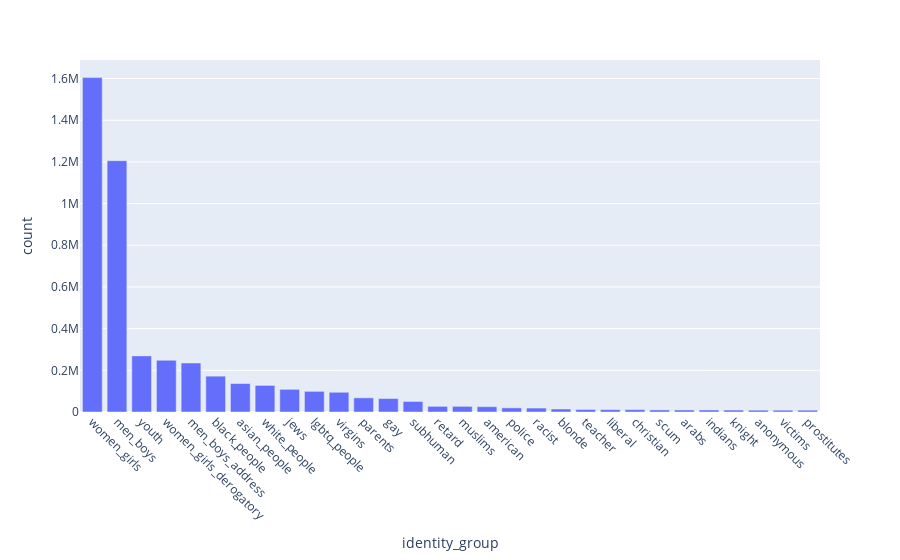

Write notebook code for a chart like this one.
### Markdown cell above
## Group identity terms

### Code cell
import json

identity_groups_fpath = '../resources/identity_groups.json'
with open(identity_groups_fpath, 'r') as f:
    identity_groups = json.load(f)
print(len(identity_groups))

exp['identity_group'] = exp.netmapper_identity_matches.map(lambda x: identity_groups.get(x, x))
exploded = exp.explode('identity_group') # Count intersectional mentions as a mention in each of their categories
gp_freq = exploded.identity_group.value_counts().to_frame(name='count').reset_index(names='identity_group')
gp_freq.head(30)

import plotly.express as px
pd.options.plotting.backend = 'plotly'

# fig = px.bar(gp_freq.head(50), x='term', y='count')
fig = px.bar(gp_freq.head(30), x='identity_group', y='count')
fig.update_xaxes(tickangle=45)

### Figure 1 — Plotly figure (JSON) as saved in the notebook; plotly's stock layout.template omitted (floating-point values rounded to 4 significant figures)
{"data": [{"alignmentgroup": "True", "hovertemplate": "identity_group=%{x}<br>count=%{y}<extra></extra>", "legendgroup": "", "marker": {"color": "#636efa", "pattern": {"shape": ""}}, "name": "", "offsetgroup": "", "orientation": "v", "showlegend": false, "textposition": "auto", "type": "bar", "x": ["women_girls", "men_boys", "youth", "women_girls_derogatory", "men_boys_address", "black_people", "asian_people", "white_people", "jews", "lgbtq_people", "virgins", "parents", "gay", "subhuman", "retard", "muslims", "american", "police", "racist", "blonde", "teacher", "liberal", "christian", "scum", "arabs", "indians", "knight", "anonymous", "victims", "prostitutes"], "xaxis": "x", "y": [1604375, 1205685, 269238, 248079, 234978, 171852, 136511, 127531, 108706, 99031, 94669, 67979, 64503, 50540, 27090, 27076, 25415, 19763, 18907, 14381, 12080, 11432, 11363, 10003, 9806, 9747, 9327, 8878, 8838, 8829], "yaxis": "y"}], "layout": {"autosize": true, "barmode": "relative", "legend": {"tracegroupgap": 0}, "margin": {"t": 60}, "xaxis": {"anchor": "y", "autorange": true, "domain": [0, 1], "range": [-0.5, 29.5], "tickangle": 45, "title": {"text": "identity_group"}, "type": "category"}, "yaxis": {"anchor": "x", "autorange": true, "domain": [0, 1], "range": [0, 1689000.0], "title": {"text": "count"}, "type": "linear"}}}
